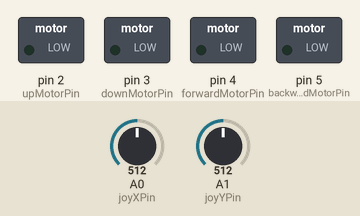
Simulated run of this sketch. Board: Arduino Uno, built with avr-gcc and run on an emulated ATmega328P. Shown: switched loads named in the sketch (green lamp = pin HIGH). The inputs (shaded band) are chosen by the test bench; at power-on: A0 (joyXPin) = 512, A1 (joyYPin) = 512.

Above: at 1.2 s.
1.3 s: A0 (joyXPin) set to 600
2.8 s: A0 (joyXPin) set to 621
At 3.9 s:
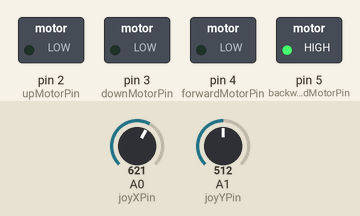
4.3 s: A1 (joyYPin) set to 598
5.8 s: A1 (joyYPin) set to 628
At 6.2 s:
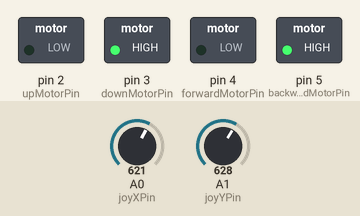
7.3 s: A0 (joyXPin) set to 511
At 8.5 s:
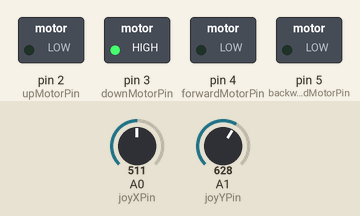
8.8 s: A1 (joyYPin) set to 306
At 9.7 s:
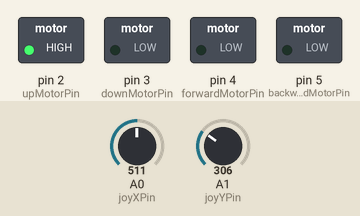
Timing chart, 0 to 11.3 s (numbered marks = the images above; inputs shaded):
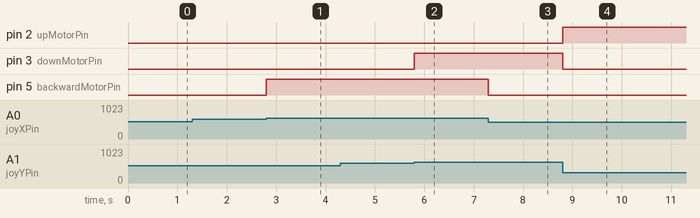

Measured:
- the behaviour switches between 612 and 613 on A0 (joyXPin) (found by bisection; images 0 and 1)
- the behaviour switches between 612 and 613 on A1 (joyYPin) (found by bisection; images 1 and 2)
- after the input at 1.3 s, every drawn part: stays the same
- after the input at 2.8 s, pin 5 (backwardMotorPin): LOW → HIGH at once
- after the input at 4.3 s, every drawn part: stays the same
- after the input at 5.8 s, pin 3 (downMotorPin): LOW → HIGH at once
- after the input at 7.3 s, pin 5 (backwardMotorPin): HIGH → LOW at once
- after the input at 8.8 s, pin 2 (upMotorPin): LOW → HIGH at once; pin 3 (downMotorPin): HIGH → LOW at once

The sketch:

UnderwaterRobot.ino
```cpp
// Pin Definitions
const int upMotorPin = 2;       // Pin for Motor 1 (Up)
const int downMotorPin = 3;     // Pin for Motor 2 (Down)
const int forwardMotorPin = 4;   // Pin for Motor 3 (Forward)
const int backwardMotorPin = 5;  // Pin for Motor 4 (Backward)

// Joystick Pins
const int joyXPin = A0;         // X-axis pin
const int joyYPin = A1;         // Y-axis pin

void setup() {
  // Set motor pins as OUTPUT
  pinMode(upMotorPin, OUTPUT);
  pinMode(downMotorPin, OUTPUT);
  pinMode(forwardMotorPin, OUTPUT);
  pinMode(backwardMotorPin, OUTPUT);

  // Start with motors off
  stopMotors();
}

void loop() {
  // Read joystick values
  int joyXValue = analogRead(joyXPin);
  int joyYValue = analogRead(joyYPin);

  // Map joystick values to motor controls
  // Dead zone for joystick
  int deadZone = 100;

  // Control up/down motors
  if (joyYValue < 512 - deadZone) {  // Move up
    digitalWrite(upMotorPin, HIGH);
    digitalWrite(downMotorPin, LOW);
  } else if (joyYValue > 512 + deadZone) {  // Move down
    digitalWrite(upMotorPin, LOW);
    digitalWrite(downMotorPin, HIGH);
  } else {  // Stop vertical movement
    digitalWrite(upMotorPin, LOW);
    digitalWrite(downMotorPin, LOW);
  }

  // Control forward/backward motors
  if (joyXValue < 512 - deadZone) {  // Move forward
    digitalWrite(forwardMotorPin, HIGH);
    digitalWrite(backwardMotorPin, LOW);
  } else if (joyXValue > 512 + deadZone) {  // Move backward
    digitalWrite(forwardMotorPin, LOW);
    digitalWrite(backwardMotorPin, HIGH);
  } else {  // Stop horizontal movement
    digitalWrite(forwardMotorPin, LOW);
    digitalWrite(backwardMotorPin, LOW);
  }
}

// Function to stop all motors
void stopMotors() {
  digitalWrite(upMotorPin, LOW);
  digitalWrite(downMotorPin, LOW);
  digitalWrite(forwardMotorPin, LOW);
  digitalWrite(backwardMotorPin, LOW);
}
```
